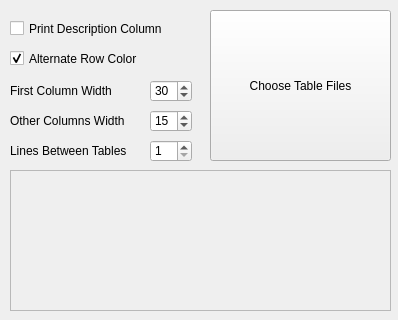
<?xml version="1.0" encoding="UTF-8"?>
<ui version="4.0">
 <class>Form</class>
 <widget class="QWidget" name="Form">
  <property name="geometry">
   <rect>
    <x>0</x>
    <y>0</y>
    <width>398</width>
    <height>320</height>
   </rect>
  </property>
  <property name="minimumSize">
   <size>
    <width>398</width>
    <height>320</height>
   </size>
  </property>
  <property name="maximumSize">
   <size>
    <width>398</width>
    <height>320</height>
   </size>
  </property>
  <property name="windowTitle">
   <string>Format Tables</string>
  </property>
  <widget class="QPushButton" name="tblFiles">
   <property name="geometry">
    <rect>
     <x>210</x>
     <y>10</y>
     <width>181</width>
     <height>151</height>
    </rect>
   </property>
   <property name="text">
    <string>Choose Table Files</string>
   </property>
  </widget>
  <widget class="QCheckBox" name="DESC_COL">
   <property name="geometry">
    <rect>
     <x>10</x>
     <y>20</y>
     <width>171</width>
     <height>17</height>
    </rect>
   </property>
   <property name="text">
    <string>Print Description Column</string>
   </property>
  </widget>
  <widget class="QCheckBox" name="ALTERNATE_CLR">
   <property name="geometry">
    <rect>
     <x>10</x>
     <y>50</y>
     <width>151</width>
     <height>17</height>
    </rect>
   </property>
   <property name="text">
    <string>Alternate Row Color</string>
   </property>
   <property name="checked">
    <bool>true</bool>
   </property>
  </widget>
  <widget class="QSpinBox" name="FIRST_COL_WIDTH">
   <property name="geometry">
    <rect>
     <x>150</x>
     <y>80</y>
     <width>42</width>
     <height>22</height>
    </rect>
   </property>
   <property name="minimum">
    <number>1</number>
   </property>
   <property name="maximum">
    <number>999</number>
   </property>
   <property name="value">
    <number>30</number>
   </property>
  </widget>
  <widget class="QLabel" name="label">
   <property name="geometry">
    <rect>
     <x>10</x>
     <y>80</y>
     <width>131</width>
     <height>21</height>
    </rect>
   </property>
   <property name="text">
    <string>First Column Width</string>
   </property>
  </widget>
  <widget class="QLabel" name="label_2">
   <property name="geometry">
    <rect>
     <x>10</x>
     <y>110</y>
     <width>131</width>
     <height>21</height>
    </rect>
   </property>
   <property name="text">
    <string>Other Columns Width</string>
   </property>
  </widget>
  <widget class="QSpinBox" name="OTHER_COL_WIDTH">
   <property name="geometry">
    <rect>
     <x>150</x>
     <y>110</y>
     <width>42</width>
     <height>22</height>
    </rect>
   </property>
   <property name="minimum">
    <number>1</number>
   </property>
   <property name="maximum">
    <number>999</number>
   </property>
   <property name="value">
    <number>15</number>
   </property>
  </widget>
  <widget class="QScrollArea" name="scrollArea">
   <property name="geometry">
    <rect>
     <x>10</x>
     <y>170</y>
     <width>381</width>
     <height>141</height>
    </rect>
   </property>
   <property name="verticalScrollBarPolicy">
    <enum>Qt::ScrollBarAsNeeded</enum>
   </property>
   <property name="horizontalScrollBarPolicy">
    <enum>Qt::ScrollBarAsNeeded</enum>
   </property>
   <property name="widgetResizable">
    <bool>true</bool>
   </property>
   <widget class="QWidget" name="scrollAreaWidgetContents">
    <property name="geometry">
     <rect>
      <x>0</x>
      <y>0</y>
      <width>379</width>
      <height>139</height>
     </rect>
    </property>
    <layout class="QGridLayout" name="gridLayout">
     <property name="leftMargin">
      <number>5</number>
     </property>
     <property name="topMargin">
      <number>5</number>
     </property>
     <property name="rightMargin">
      <number>5</number>
     </property>
     <property name="bottomMargin">
      <number>4</number>
     </property>
     <property name="spacing">
      <number>10</number>
     </property>
     <item row="0" column="0">
      <widget class="QLabel" name="outputLabel">
       <property name="text">
        <string/>
       </property>
       <property name="alignment">
        <set>Qt::AlignLeading|Qt::AlignLeft|Qt::AlignTop</set>
       </property>
       <property name="wordWrap">
        <bool>false</bool>
       </property>
      </widget>
     </item>
    </layout>
   </widget>
  </widget>
  <widget class="QSpinBox" name="LINES_BETWEEN_TABLES">
   <property name="geometry">
    <rect>
     <x>150</x>
     <y>140</y>
     <width>42</width>
     <height>22</height>
    </rect>
   </property>
   <property name="minimum">
    <number>1</number>
   </property>
   <property name="maximum">
    <number>999</number>
   </property>
   <property name="value">
    <number>1</number>
   </property>
  </widget>
  <widget class="QLabel" name="label_3">
   <property name="geometry">
    <rect>
     <x>10</x>
     <y>140</y>
     <width>131</width>
     <height>21</height>
    </rect>
   </property>
   <property name="text">
    <string>Lines Between Tables</string>
   </property>
  </widget>
 </widget>
 <resources/>
 <connections/>
</ui>
